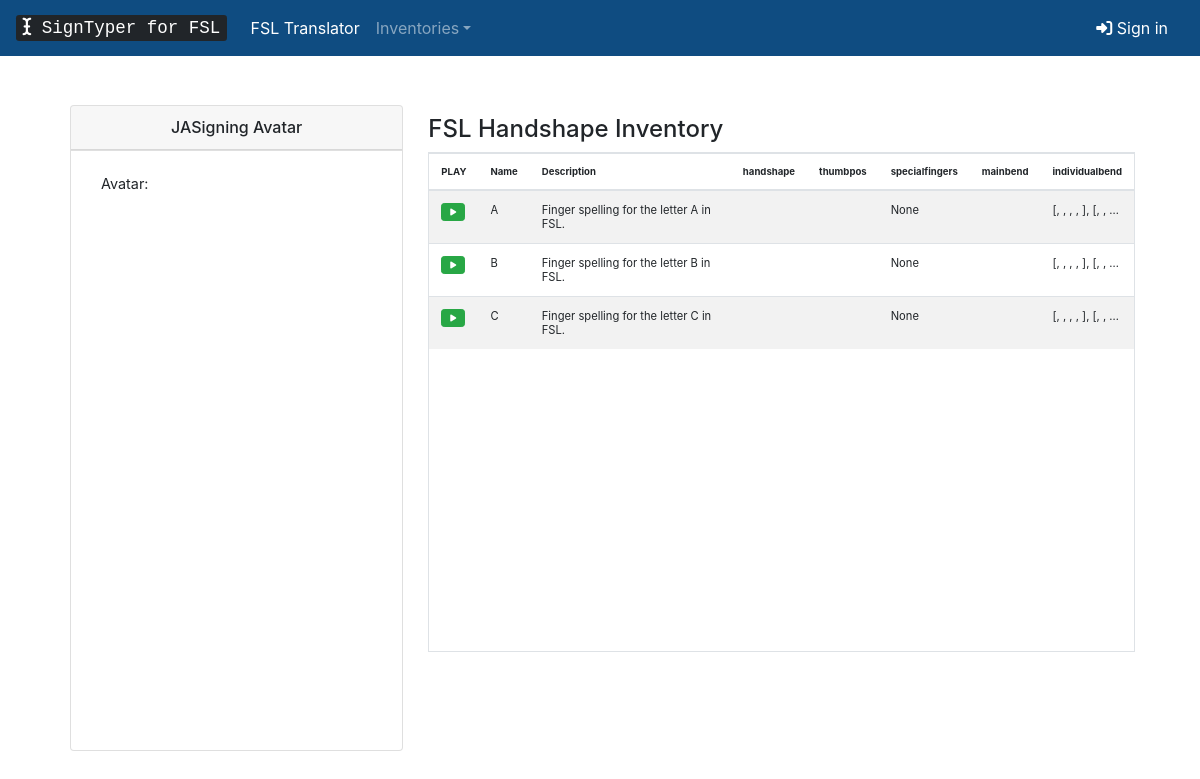
Page /handshapes/ on the earlier database version.
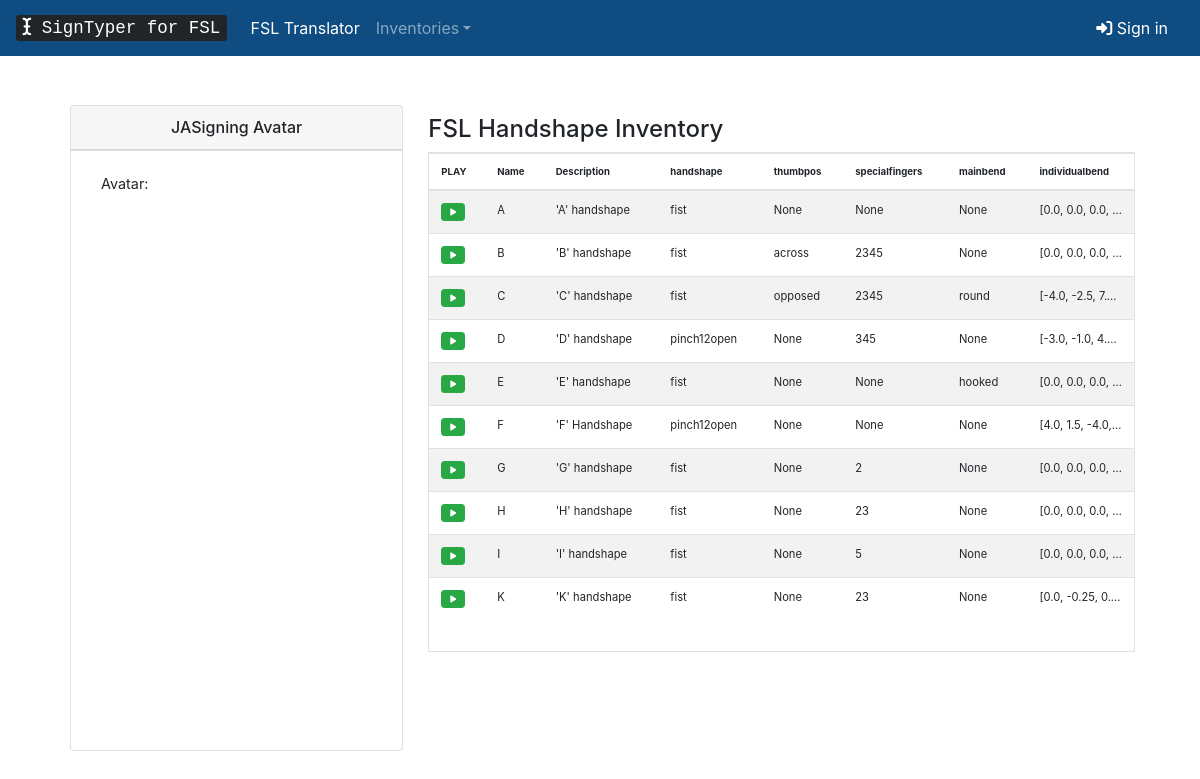
Same page on the later database version.
### inventory/models.py (models this page shows, shortened)
class Handshape(models.Model):
	name = models.CharField(max_length=200, verbose_name='Name')
	description = models.TextField(verbose_name='Description')
	created_date = models.DateTimeField(default=timezone.now, verbose_name='Date')
	handshape = models.CharField(max_length=20, verbose_name='Handshape', default="None")
	thumbpos = models.CharField(max_length=20, verbose_name='Thumb Position', default="None")
	specialfingers = models.CharField(max_length=20, verbose_name='Special Fingers', default="None")
	mainbend = models.CharField(max_length=20, verbose_name='Main Bend', default="None")
	bend1_1 = models.FloatField(default=0)
	bend1_2 = models.FloatField(default=0)
	bend1_3 = models.FloatField(default=0)
	bend1_4 = models.FloatField(default=0)
	bend1_5 = models.FloatField(default=0)
	bend2_1 = models.FloatField(default=0)
	bend2_2 = models.FloatField(default=0)
	bend2_3 = models.FloatField(default=0)
	bend2_4 = models.FloatField(default=0)
	bend3_1 = models.FloatField(default=0)
	bend3_2 = models.FloatField(default=0)
	bend3_3 = models.FloatField(default=0)
	bend3_4 = models.FloatField(default=0)
	bend4_1 = models.FloatField(default=0)
	bend4_2 = models.FloatField(default=0)
	bend4_3 = models.FloatField(default=0)
	bend4_4 = models.FloatField(default=0)
	bend5_1 = models.FloatField(default=0)
	bend5_2 = models.FloatField(default=0)
	bend5_3 = models.FloatField(default=0)
	bend5_4 = models.FloatField(default=0)
	sigml = models.TextField(default="<sigml></sigml>")
	class Meta:
		ordering = ['name']

### inventory/views.py (the view)
# urls.py: path('handshapes/', views.handshape_list, name='handshape_list'),
def handshape_list(request):
	handshapes = Handshape.objects.all()
	context = { 'handshapes' : handshapes }
	return render(request, 'inventory/handshape_list.html', context)

### inventory/templates/inventory/handshape_list.html (shortened to what this page needs)
{% extends 'inventory/base.html' %}
{% block content %}
			<div class="row" style="padding: 20px;">
				<div class="col col-lg-4">
					<div class="card text-center">
						<h6 class="card-header">JASigning Avatar</h6>
						<div style="height: 600px;">
							<div class="card-footer bg-transparent">
								<div style="display: flex; align-items: center; justify-content: center; padding: 10px;">
										Avatar:
									</div>
							</div>
						</div>
					</div>
				</div>
				<div class="col col-lg" style="padding:10px;">
					<h4>FSL Handshape Inventory</h4>
					<div class="border" style="height:500px;overflow-y: scroll;">
						<table class="table table-striped">
						<thead style="font-size: 0.6rem;">
							<tr>
								<th scope="col">PLAY</th>
								<th scope="col">Name</th>
								<th scope="col">Description</th>
								<th scope="col">handshape</th>
								<th scope="col">thumbpos</th>
								<th scope="col">specialfingers</th>
								<th scope="col">mainbend</th>
								<th scope="col">individualbend</th>
							</tr>
						</thead>
						<tbody>
							{% for hs in handshapes %}
							<tr>
								<td><button class="btn btn-sm btn-success" style="font-size: 0.5rem;" onclick="writesigml('{{ hs.sigml }}');"><i class="fas fa-play"></i></button></td>
								<td>{{ hs.name }}</td>
								<td>{{ hs.description }}</td>
								<td>{{ hs.handshape }}</td>
								<td>{{ hs.thumbpos }}</td>
								<td>{% if hs.specialfingers == "" %}None{% else %}{{ hs.specialfingers }}{% endif %}</td>
								<td>{{ hs.mainbend }}</td>
								<td style="white-space: nowrap; text-overflow:ellipsis; overflow: hidden; max-width:1px;">
									[{{ hs.bend1_1}}, {{ hs.bend1_2}}, {{ hs.bend1_3}}, {{ hs.bend1_4}}, {{ hs.bend1_5}}],
									[{{ hs.bend2_1 }}, {{ hs.bend2_2 }}, {{ hs.bend2_3 }}, {{ hs.bend2_4 }}],
								</td>
							</tr>
							{% endfor %}
						</tbody>
						</table>
					</div>
				</div>
			</div>
{% endblock %}

Differences in the rows shown:
removed Handshape: name "A", description "Finger spelling for the letter A in FSL.", specialfingers "None"
removed Handshape: name "B", description "Finger spelling for the letter B in FSL.", specialfingers "None"
removed Handshape: name "C", description "Finger spelling for the letter C in FSL.", specialfingers "None"
added Handshape: name "A", description "'A' handshape", handshape "fist", thumbpos "None", specialfingers "None", mainbend "None", bend1_1 "0.0", bend1_2 "0.0", bend1_3 "0.0"
added Handshape: name "B", description "'B' handshape", handshape "fist", thumbpos "across", specialfingers "2345", mainbend "None", bend1_1 "0.0", bend1_2 "0.0", bend1_3 "0.0"
added Handshape: name "C", description "'C' handshape", handshape "fist", thumbpos "opposed", specialfingers "2345", mainbend "round", bend1_1 "-4.0", bend1_2 "-2.5", bend1_3 "7.…"
added Handshape: name "D", description "'D' handshape", handshape "pinch12open", thumbpos "None", specialfingers "345", mainbend "None", bend1_1 "-3.0", bend1_2 "-1.0", bend1_3 "4.…"
added Handshape: name "E", description "'E' handshape", handshape "fist", thumbpos "None", specialfingers "None", mainbend "hooked", bend1_1 "0.0", bend1_2 "0.0", bend1_3 "0.0"
added Handshape: name "F", description "'F' Handshape", handshape "pinch12open", thumbpos "None", specialfingers "None", mainbend "None", bend1_1 "4.0", bend1_2 "1.5", bend1_3 "-4.0"
added Handshape: name "G", description "'G' handshape", handshape "fist", thumbpos "None", specialfingers "2", mainbend "None", bend1_1 "0.0", bend1_2 "0.0", bend1_3 "0.0"
added Handshape: name "H", description "'H' handshape", handshape "fist", thumbpos "None", specialfingers "23", mainbend "None", bend1_1 "0.0", bend1_2 "0.0", bend1_3 "0.0"
added Handshape: name "I", description "'I' handshape", handshape "fist", thumbpos "None", specialfingers "5", mainbend "None", bend1_1 "0.0", bend1_2 "0.0", bend1_3 "0.0"
added Handshape: name "K", description "'K' handshape", handshape "fist", thumbpos "None", specialfingers "23", mainbend "None", bend1_1 "0.0", bend1_2 "-0.25", bend1_3 "0.…"
